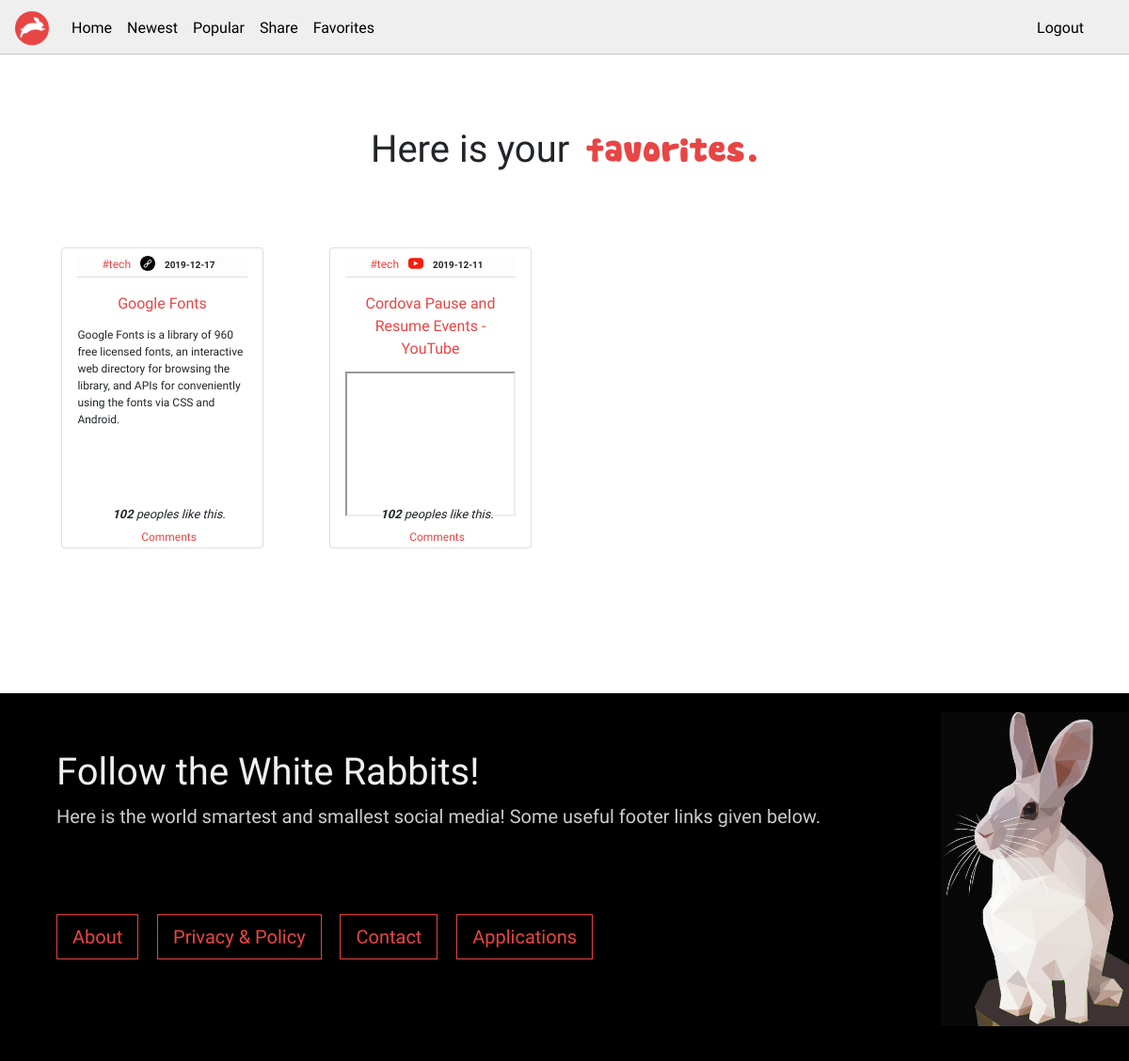
Screenshot of /favorites.php (signed in) with the database file from the repository.
### tables this page shows
CREATE TABLE `card` (
  `card_id` int(11) NOT NULL,
  `card_title` varchar(80) NOT NULL,
  `card_desc` varchar(300) NOT NULL,
  `card_date` date NOT NULL,
  `card_link` varchar(800) NOT NULL,
  `card_category` varchar(40) NOT NULL,
  `card_type` varchar(40) NOT NULL
);

### favorites.php (the view, shortened to what this page needs)
<?php
if(isset($_SESSION['id'])){
  $giris=true;
  $userid=$_SESSION['id'];
}
else{
  $giris=false;
}
?>
<!DOCTYPE html>
<html lang="en">
<head>
    <link rel="stylesheet" href="https://stackpath.bootstrapcdn.com/bootstrap/4.3.1/css/bootstrap.min.css">
    <link rel="stylesheet" href="src/css/style.css" />
</head>
<body>
    <nav class="navbar navbar-expand-md navbar-light">
        <a class="navbar-brand" href="#">
            <img src="src/img/loggo.png" class="logo" />
         </a>
        <div class="collapse navbar-collapse" id="navbarSupportedContent">
            <ul class="navbar-nav mr-auto">
                <li class="nav-item active">
                    <a class="nav-link" href="index.php">Home </a>
                </li>
                <li class="nav-item">
                    <?php
                        if($giris==true){
                           echo'<a class="nav-link" href="newest.php">Newest</a>';
                        }else{
                            echo'<a class="nav-link" href="reglog.php">Login & Register</a>';
                        }
                    ?>
                </li>
                <li class="nav-item">
                    <?php
                        if($giris==true){
                           echo'<a class="nav-link" href="popular.php">Popular</a>';
                        }else{
                            echo'';
                        }
                    ?>
                </li>
                <li class="nav-item">
                    <?php
                        if($giris==true){
                           echo'<a class="nav-link" href="share.php">Share</a>';
                        }else{
                            echo'';
                        }
                    ?>
                </li>
                <li class="nav-item">
                    <?php
                        if($giris==true){
                           echo'<a class="nav-link" href="favorites.php">Favorites</a>';
                        }else{
                            echo'';
                        }
                    ?>
                </li>
            </ul>
            <div class="form-inline" style="margin-right:24px;">
                <ul class="navbar-nav mr-auto">
                    <li class="nav-item dropdown">
                    <?php
                        if($giris==true){
                           echo'<a class="nav-link" href="logout.php">Logout</a>';
                        }else{
                            echo'';
                        }
                    ?>
                    </li>
                </ul>
            </div>
        </div>
    </nav>
    <br />
    <div class="container" align="center">
        <br />
        <h1><div style="display: inline; cursor: pointer;" id="follow" onclick="bigImg(this)" onmouseout="normalImg(this)">Here is</div> <span id="the">your</span> <span class="rabbit_txt" style="font-size: 34px; color:#e84545">favorites.</span></h1>
        <br /> <br />
        <div class="row">
        <?php
            include("connect.php");
            $sqlin = "SELECT * from favorites WHERE which_user='".$userid."'";
            $resultin = mysqli_query($conn, $sqlin);
            if (mysqli_num_rows($resultin) > 0) {
                while($rowin = mysqli_fetch_assoc($resultin)) {
                    $cardid = $rowin['which_card'];
                    $sql = "SELECT * from card WHERE card_id='".$cardid."'";
                    $result = mysqli_query($conn, $sql);
                    if (mysqli_num_rows($result) > 0) {
                        while($row = mysqli_fetch_assoc($result)) {
                            echo '<div class="col-sm-12 col-md-6 col-lg-3">';
                            echo '<div class="card" style="width: auto;">';
                            echo '<div class="card-header">';
                            echo '<a href="#" style="font-size:12px;">#'.$row['card_category'].'</a> &nbsp;  &nbsp;';
                            echo '<img src="src/img/'.$row['card_type'].'.svg" class="master" /> &nbsp;  &nbsp;';
                            echo '<b style="font-size:10px; margin-top:20px;">'.$row['card_date'].'</b>';
                            echo '</div>';
                            echo '<a class="card-title" href='.$row['card_link'].' target="_blank">'.$row['card_title'].'</a>';
                            echo '<p class="card-text">';
                            if (strpos($row['card_desc'], 'youtube') !== false) {
                                if (strpos($row['card_link'], 'embed') !== false) {
                                    echo "<iframe width='100%' height='100%' src='".$row['card_desc']."'></iframe>";
                                }
                            }else{
                                echo $row['card_desc'];
                            }
                            echo '</p>';
                            echo '<div style="position: absolute; left:25%; bottom:0;" align="center"><small><i><b>102</b> peoples like this.</i></small><br />';
                            echo '<a href="#" style="color: #e84545; font-size: 12px;">Comments</a></div>';
                            echo '</div>';
                            echo '</div>';
                        }
                    } else {
                        echo "0 results";
                    }
                }
            }
        ?>
        </div><br />
    </div>
    <div class="footer" style="margin-top:120px;">
        <img src="src/img/whiterabbit.jpg" style="width: 200px; float:right; margin-top:-40px; margin-right:-60px;" />
        <h1 class="display-5">Follow the White Rabbits!</h1>
        <p class="lead" style="color: #ccc">Here is the world smartest and smallest social media! Some useful footer links given below.</p>
        <hr class="my-4">
        <p>&nbsp;</p>
        <div style="display:inline-block;">
            <button class="btn btn-outline-success btn-lg stn" href="#">About</button> &nbsp; &nbsp;
            <button class="btn btn-outline-success btn-lg stn" href="#">Privacy & Policy</button> &nbsp; &nbsp;
            <button class="btn btn-outline-success btn-lg stn" href="#">Contact</button> &nbsp; &nbsp;
            <button class="btn btn-outline-success btn-lg stn" href="#">Applications</button> &nbsp; &nbsp;
        </div>
        <br /><br /><br />
    </div>
</body>
</html>

### src/css/style.css (style rules this page uses)
body,h1,h2,h3 { font-family: 'Exo', sans-serif !important; }
.navbar-nav > li > a { padding-top:5px !important; padding-bottom:5px !important; }
.navbar { min-height:32px !important; background: #efefef !important; border-bottom:1px solid #c9c9c9; }
.logo { width:32px; height:32px; }
.nav-link { font-size:16px; color:black !important; }
.navbar-brand { color:black !important; padding-top:4px !important; padding-bottom:4px !important; }
.rabbit_txt { font-family: 'Conv_Cookies'; font-size:18px; margin-left:8px; margin-top:20px; }
.btn-outline-success { border:1px solid #e84545 !important; color:#e84545 !important; border-radius: 0% !important; }
.footer { position:relative; left: 0; bottom: 0; width: 100%; text-align: left; background-color: black; padding:60px; padding-bottom: 60px; color:#efefef; }
.card { margin-bottom: 10px; max-width: 84%; padding:8px; padding-left:16px; padding-right:16px; min-height: 320px; }
.card-title { text-align: center; margin-top:16px; }
.card-text { font-size:12px; text-align: left; }
.card-header { background: #fdfdfd; padding-top:0; padding-bottom: 4px; padding-left:12px; font-size:10px; display:inline-block; text-align: left; }
a { color: #e84545; }
.master { width:16px; margin-top: -6px; }
.card-header { text-align: center; }
.card { margin-top:24px; }
.nav-link { margin-top:4px !important; }

### rows the page displays
card: card_category "tech", card_type (picture), card_date "2019-12-17", card_title "Google Fonts", card_desc "Google Fonts is a library of 960 free licensed fonts, an interactive web directory for browsing the library, and APIs for conveniently using the fonts via CSS and Android."
card: card_category "tech", card_type (picture), card_date "2019-12-11", card_title "Cordova Pause and Resume Events - YouTube"
